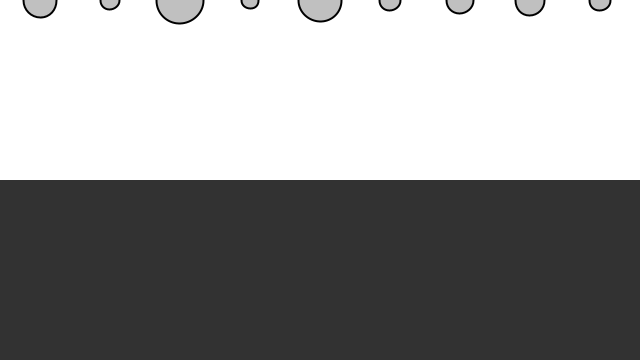
Frame 1 (no input)
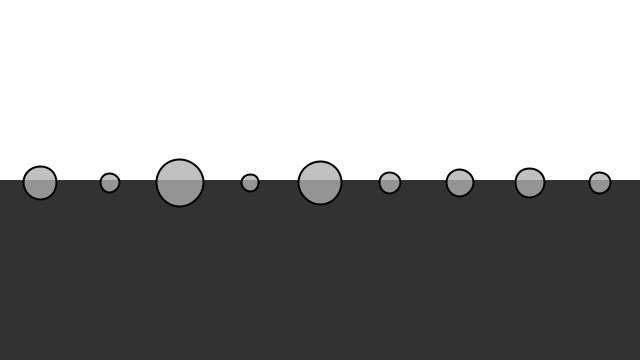
Frame 60 (the mouse pressed at the canvas centre just before this capture)
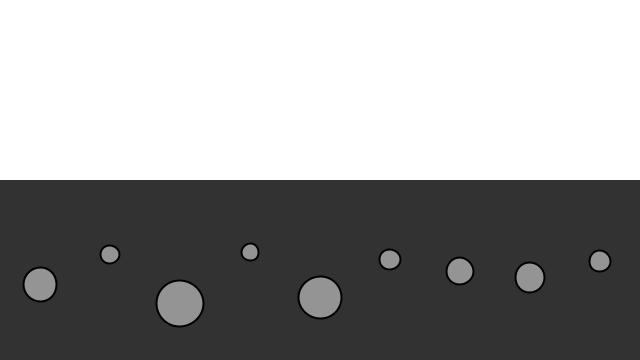
Frame 120 (the mouse held since frame 60 and released just before this capture)

The Processing sketch that drew these frames (run headless with seeded random() and noise(); from frame 60 on, the mouse is pressed at the canvas centre):

// Processing sketch: fluid_resistance
// ── fluid_resistance.pde
Mover[] movers = new Mover[9];
Liquid liquid;

void setup() {
	size(640, 360);
	liquid = new Liquid(0, height/2, width, height/2, 0.1);

	for (int i = 0; i < movers.length; i++) {
		movers[i] = new Mover(random(0.5, 3), 40+i*70, 0);
	}
}

void draw() {
	background(255);

	liquid.display();

	for (int i = 0; i < movers.length; i++) {
		if (liquid.contains(movers[i])) {
			PVector dragForce = liquid.drag(movers[i]);
			movers[i].applyForce(dragForce);
		}

		float m = movers[i].mass;
		PVector gravity = new PVector(0, 0.1 * m);
		movers[i].applyForce(gravity);

		movers[i].update();
		movers[i].display();
		movers[i].checkEdges();
	}
}

// ── Liquid.pde
class Liquid {
	float x, y, w, h;
	float c;

	Liquid(float x_, float y_, float w_, float h_, float c_) {
		x = x_;
		y = y_;
		w = w_;
		h = h_;
		c = c_;
	}

	void display() {
		noStroke();
		fill(50);
		rect(x, y, w, h);
	}

	boolean contains(Mover m) {
		PVector l = m.position;
		return l.x > x && l.x < x + w && l.y > y && l.y < y + h;
	}

	PVector drag(Mover m) {
		float speed = m.velocity.mag();
		float dragMagnitude = c * speed * speed;

		PVector dragForce = m.velocity.get();
		dragForce.mult(-1);

		dragForce.normalize();
		dragForce.mult(dragMagnitude);
		return dragForce;
	  }
}
// ── Mover.pde
class Mover {
	PVector position;
	PVector velocity;
	PVector acceleration;

	float mass;

	Mover(float m, float x, float y) {
		mass = m;
		position = new PVector(x, y);
		velocity = new PVector(0, 0);
		acceleration = new PVector(0, 0);
	}

	void applyForce(PVector force) {
		PVector f = PVector.div(force, mass);
		acceleration.add(f);
	}

	void update() {
		velocity.add(acceleration);
		position.add(velocity);
		acceleration.mult(0);
	}

	void display() {
		stroke(0);
		strokeWeight(2);
		fill(175, 200);
		ellipse(position.x, position.y, mass*16, mass*16);
	}

	void checkEdges() {
		if (position.y > height) {
			velocity.y *= -0.9;
			position.y = height;
		}
	}
}
